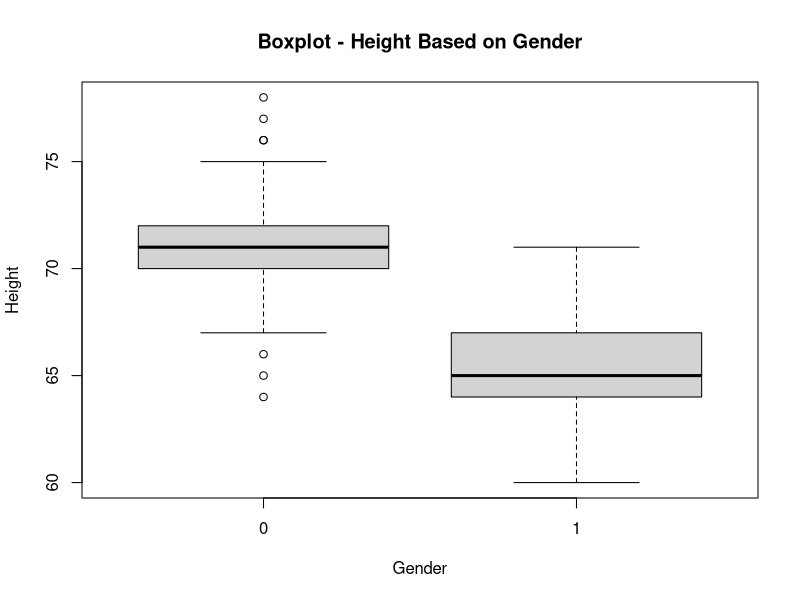
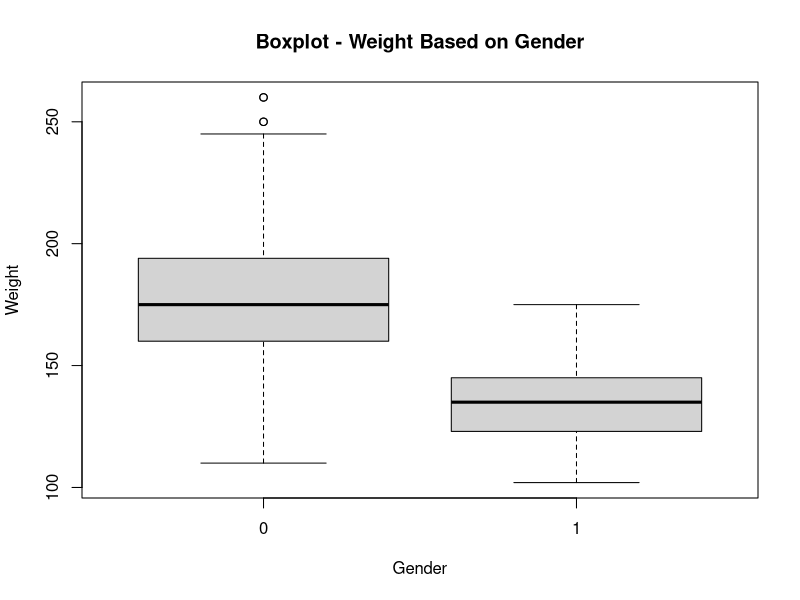
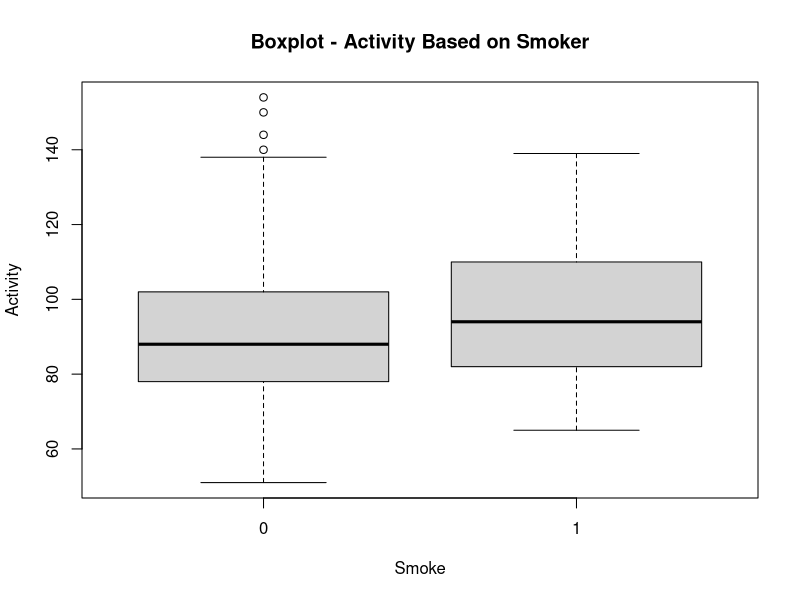
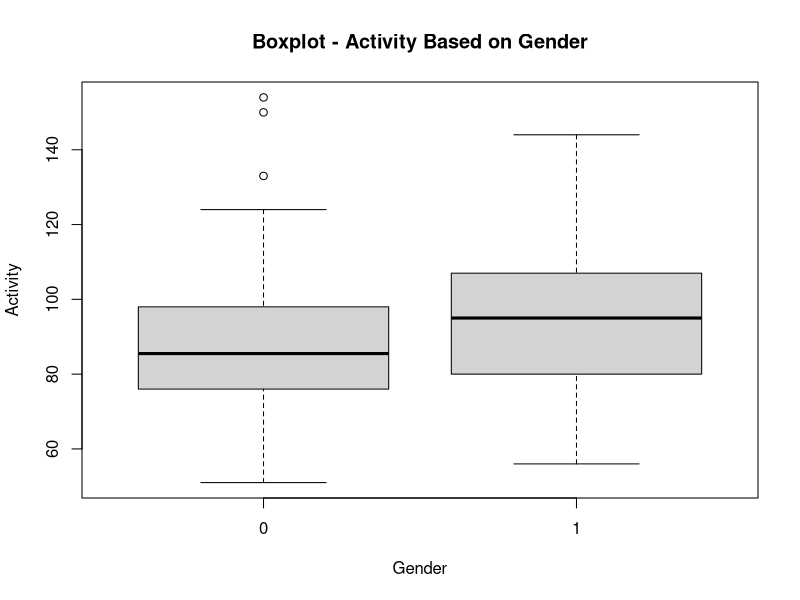
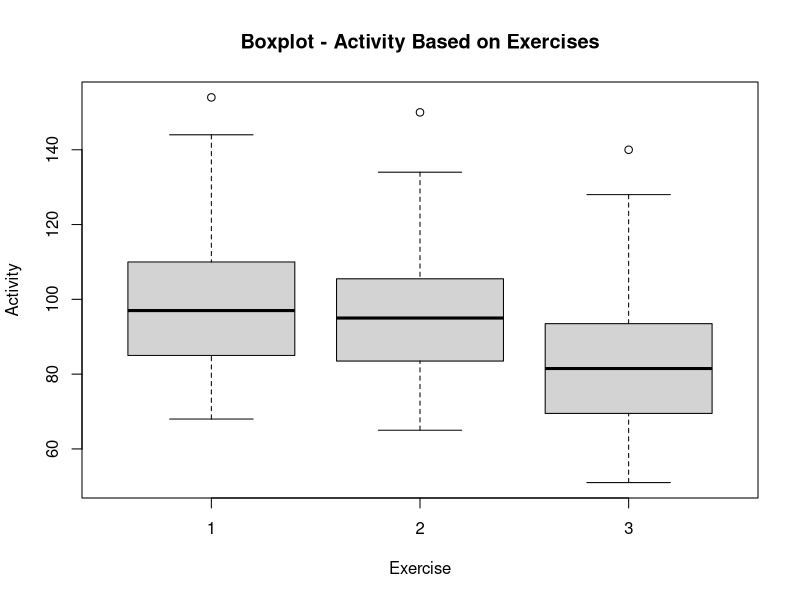
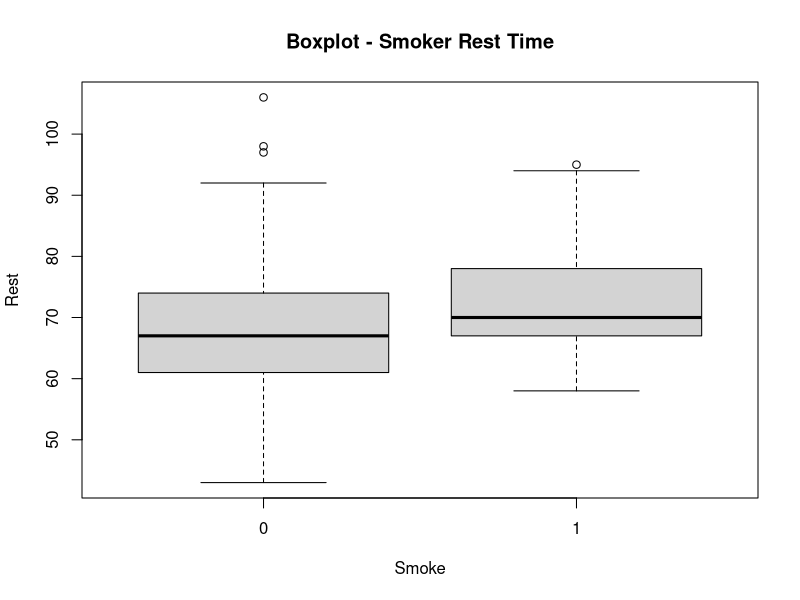
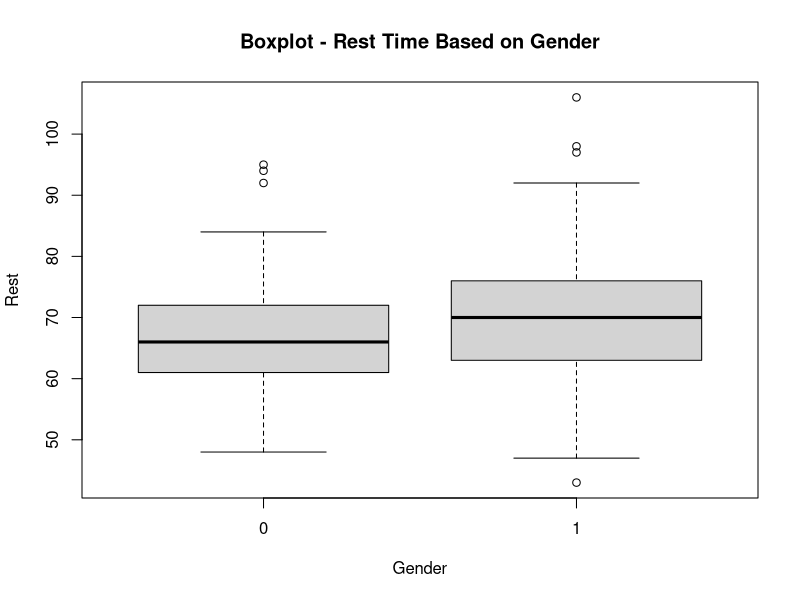
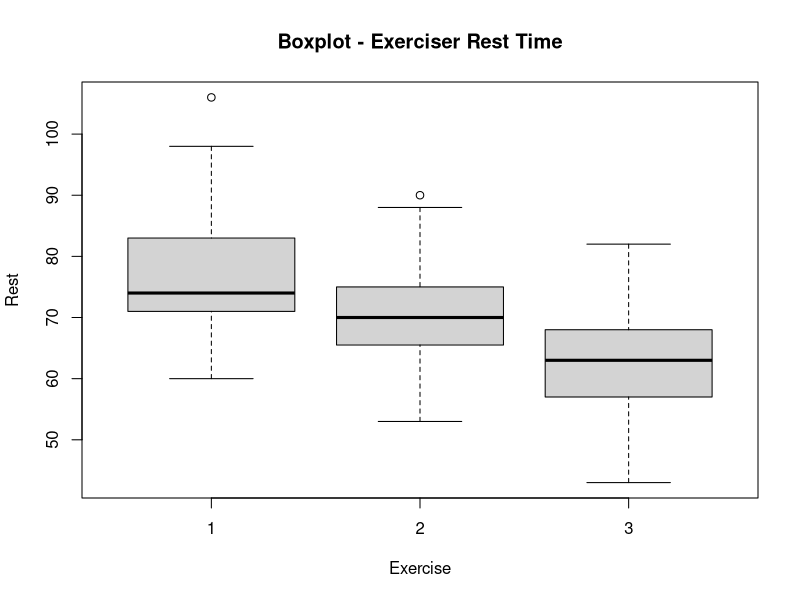

Recreate these plots in R, in order.
#3323600054_Mochammmad Ariel Sulton

#1. menggunakan data pulse.csv

data1 <- read.csv("pulse.csv")

active <- data1 [, 1]
rest <- data1 [, 2]
smoke <- data1 [, 3]
gender <- data1 [, 4]
exercise <- data1 [, 5]
hgt <- data1 [, 6]
wgt <- data1 [, 7]


#A. summary

#1a
summary(data1)

height <- by(hgt, data1$Gender, summary)
print(height)

weight <- by(wgt, data1$Gender, summary)
print(weight)

#2a
activeS <- by(active, smoke, summary)
activeG <- by(active, gender, summary)
activeE <- by(active, exercise, summary)
print(activeS)
print(activeG)
print(activeE)

restS <- by(rest, smoke, summary)
restG <- by(rest, gender, summary)
restE <- by(rest, exercise, summary)
print(restS)
print(restG)
print(restE)


#B. boxplot

boxplot(hgt ~ gender, xlab = "Gender", ylab = "Height", main = "Boxplot - Height Based on Gender")
boxplot(wgt ~ gender, xlab = "Gender", ylab = "Weight", main = "Boxplot - Weight Based on Gender")

boxplot(active ~ smoke, xlab = "Smoke", ylab = "Activity", main = "Boxplot - Activity Based on Smoker")
boxplot(active ~ gender, xlab = "Gender", ylab = "Activity", main = "Boxplot - Activity Based on Gender")
boxplot(active ~ exercise, xlab = "Exercise", ylab = "Activity", main = "Boxplot - Activity Based on Exercises")

boxplot(rest ~ smoke, xlab = "Smoke", ylab = "Rest", main = "Boxplot - Smoker Rest Time")
boxplot(rest ~ gender, xlab = "Gender", ylab = "Rest", main = "Boxplot - Rest Time Based on Gender")
boxplot(rest ~ exercise, xlab = "Exercise", ylab = "Rest", main = "Boxplot - Exerciser Rest Time")


#C. statistik mean, median, variansi, QR, dan koefisien variasi

#mean
mean_hgt <- by(hgt, gender, mean)
mean_wgt <- by(wgt, gender, mean)
print(mean_hgt)
print(mean_wgt)

mean_activeS <- by(active, smoke, mean)
mean_activeG <- by(active, gender, mean)
mean_activeE <- by(active, exercise, mean)
print(mean_activeS)
print(mean_activeG)
print(mean_activeE)

mean_restS <- by(rest, smoke, mean)
mean_restG <- by(rest, gender, mean)
mean_restE <- by(rest, exercise, mean)
print(mean_restS)
print(mean_restG)
print(mean_restE)

#median
med_hgt <- by(hgt, gender, median)
med_wgt <- by(wgt, gender, median)
print(med_hgt)
print(med_wgt)

med_activeS <- by(active, smoke, median)
med_activeG <- by(active, gender, median)
med_activeE <- by(active, exercise, median)
print(med_activeS)
print(med_activeG)
print(med_activeE)

med_restS <- by(rest, smoke, median)
med_restG <- by(rest, gender, median)
med_restE <- by(rest, exercise, median)
print(med_restS)
print(med_restG)
print(med_restE)

#variansi
var_hgt <- by(hgt, gender, var)
var_wgt <- by(wgt, gender, var)
print(var_hgt)
print(var_wgt)

var_activeS <- by(active, smoke, var)
var_activeG <- by(active, gender, var)
var_activeE <- by(active, exercise, var)
print(var_activeS)
print(var_activeG)
print(var_activeE)

var_restS <- by(rest, smoke, var)
var_restG <- by(rest, gender, var)
var_restE <- by(rest, exercise, var)
print(var_restS)
print(var_restG)
print(var_restE)

#QR
Q1_hgt <- by(hgt, gender, function(x) quantile(x, 0.25))
Q3_hgt <- by(hgt, gender, function(x) quantile(x, 0.75))
QR_hgt <- Q3_hgt - Q1_hgt
print(QR_hgt)

Q1_wgt <- by(wgt, gender, function(x) quantile(x, 0.25))
Q3_wgt <- by(wgt, gender, function(x) quantile(x, 0.75))
QR_wgt <- Q3_wgt - Q1_wgt
print(QR_wgt)

Q1_activeS <- by(active, smoke, function(x) quantile(x, 0.25))
Q3_activeS <- by(active, smoke, function(x) quantile(x, 0.75))
QR_activeS <- Q3_activeS - Q1_activeS
print(QR_activeS)

Q1_activeG <- by(active, gender, function(x) quantile(x, 0.25))
Q3_activeG <- by(active, gender, function(x) quantile(x, 0.75))
QR_activeG <- Q3_activeG - Q1_activeG
print(QR_activeG)

Q1_activeE <- by(active, exercise, function(x) quantile(x, 0.25))
Q3_activeE <- by(active, exercise, function(x) quantile(x, 0.75))
QR_activeE <- Q3_activeE - Q1_activeE
print(QR_activeE)

Q1_restS <- by(rest, smoke, function(x) quantile(x, 0.25))
Q3_restS <- by(rest, smoke, function(x) quantile(x, 0.75))
QR_restS <- Q3_restS - Q1_restS
print(QR_restS)

Q1_restG <- by(rest, gender, function(x) quantile(x, 0.25))
Q3_restG <- by(rest, gender, function(x) quantile(x, 0.75))
QR_restG <- Q3_restG - Q1_restG
print(QR_restG)

Q1_restE <- by(rest, exercise, function(x) quantile(x, 0.25))
Q3_restE <- by(rest, exercise, function(x) quantile(x, 0.75))
QR_restE <- Q3_restE - Q1_restE
print(QR_restE)

#koefinsi variasi

#kv <- function(x) {
#  cv <- sd(x) / mean(x) * 100
#  return(cv)
#}

cv_hgt <- by(hgt, gender, function(x) {sd(x) / mean(x) * 100})
cv_wgt <- by(wgt, gender, function(x) {sd(x) / mean(x) * 100})
print(cv_hgt)
print(cv_wgt)

cv_activeS <- by(active, gender, function(x) {sd(x) / mean(x) * 100})
cv_activeG <- by(active, gender, function(x) {sd(x) / mean(x) * 100})
cv_activeE <- by(active, gender, function(x) {sd(x) / mean(x) * 100})
print(cv_activeS)
print(cv_activeG)
print(cv_activeE)

cv_restS <- by(rest, gender, function(x) {sd(x) / mean(x) * 100})
cv_restG <- by(rest, gender, function(x) {sd(x) / mean(x) * 100})
cv_restE <- by(rest, gender, function(x) {sd(x) / mean(x) * 100})
print(cv_restS)
print(cv_restG)
print(cv_restE)


#D. histogram

#res <- as.numeric(hgt)

hist(active[smoke == "1"], xlab = "Activity", col = "blue", border = "white", main = "Histogram - Smoker Activity")
hist(active[smoke == "0"], xlab = "Activity", col = "red", border = "white", main = "Histogram - Non-smoker Activity")
hist(active[gender == "1"], xlab = "Activity", col = "cyan", border = "black", main = "Histogram - Male Activity")
hist(active[gender == "0"], xlab = "Activity", col = "pink", border = "black", main = "Histogram - Female Activity")
hist(active[exercise == "1"], xlab = "Activity", col = "white", border = "black", main = "Histogram - Exerciser lvl 1 Activity")
hist(active[exercise == "2"], xlab = "Activity", col = "grey", border = "black", main = "Histogram - Exerciser lvl 2 Activity")
hist(active[exercise == "3"], xlab = "Activity", col = "black", border = "white", main = "Histogram - Exerciser lvl 3 Activity")

hist(rest[smoke == "1"], xlab = "Rest Time", col = "blue", border = "white", main = "Histogram - Smoker Rest Time")
hist(rest[smoke == "0"], xlab = "Rest Time", col = "red", border = "white", main = "Histogram - Non-smoker Rest Time")
hist(rest[gender == "1"], xlab = "Rest Time", col = "cyan", border = "black", main = "Histogram - Male Rest Time")
hist(rest[gender == "0"], xlab = "Rest Time", col = "pink", border = "black", main = "Histogram - Female Rest Time")
hist(rest[exercise == "1"], xlab = "Rest Time", col = "white", border = "black", main = "Histogram - Exerciser lvl 1 Rest Time")
hist(rest[exercise == "2"], xlab = "Rest Time", col = "grey", border = "black", main = "Histogram - Exerciser lvl 2 Rest Time")
hist(rest[exercise == "3"], xlab = "Rest Time", col = "black", border = "white", main = "Histogram - Exerciser lvl 3 Rest Time")

hist(hgt[smoke == "1"], xlab = "Height", col = "blue", border = "white", main = "Histogram - Smoker Heights")
hist(hgt[smoke == "0"], xlab = "Height", col = "red", border = "white", main = "Histogram - Non-smoker Heights")
hist(hgt[gender == "1"], xlab = "Height", col = "cyan", border = "black", main = "Histogram - Male Heights")
hist(hgt[gender == "0"], xlab = "Height", col = "pink", border = "black", main = "Histogram - Female Heights")
hist(hgt[exercise == "1"], xlab = "Height", col = "white", border = "black", main = "Histogram - Exerciser lvl 1 Heights")
hist(hgt[exercise == "2"], xlab = "Height", col = "grey", border = "black", main = "Histogram - Exerciser lvl 2 Heights")
hist(hgt[exercise == "3"], xlab = "Height", col = "black", border = "white", main = "Histogram - Exerciser lvl 3 Heights")

hist(wgt[smoke == "1"], xlab = "Weight", col = "blue", border = "white", main = "Histogram - Smoker Weights")
hist(wgt[smoke == "0"], xlab = "Weight", col = "red", border = "white", main = "Histogram - Non-smoker Weights")
hist(wgt[gender == "1"], xlab = "Weight", col = "cyan", border = "black", main = "Histogram - Male Weights")
hist(wgt[gender == "0"], xlab = "Weight", col = "pink", border = "black", main = "Histogram - Female Weights")
hist(wgt[exercise == "1"], xlab = "Weight", col = "white", border = "black", main = "Histogram - Exerciser lvl 1 Weights")
hist(wgt[exercise == "2"], xlab = "Weight", col = "grey", border = "black", main = "Histogram - Exerciser lvl 2 Weights")
hist(wgt[exercise == "3"], xlab = "Weight", col = "black", border = "white", main = "Histogram - Exerciser lvl 3 Weights")



#5. menggunakan data bears2.csv

data2 <- read.csv("bears.csv")

age <- data2 [, 1]
month <- data2 [, 2]
sex <- data2 [, 3]
headlen <- data2 [, 4]
headwth <- data2 [, 5]
neck <- data2 [, 6]
length <- data2 [, 7]
chest <- data2 [, 8]
weight <- data2 [, 9]


#A. summary variabel Head.L, Head.W, Neck.G, Chest.G, dan Weight.

summary(data2)

Head.L <- summary(headlen)
print(Head.L)

Head.W <- summary(headwth)
print(Head.W)

Neck.G <- summary(neck)
print(Neck.G)

Chest.G <- summary(chest)
print(Chest.G)

Weights <- summary(weight)
print(Weights)


#B. matrix plot variabel Head.L, Head.W, Neck.G, Chest.G, dan Weight.

plot(x = headlen, xlim = c(0,55), ylim = c(8,18), main = "Matrix Plot - Head.L Variable")
plot(x = headwth, xlim = c(0,55), ylim = c(4,10), main = "Matrix Plot - Head.W Variable")
plot(x = neck, xlim = c(0,55), ylim = c(10,32), main = "Matrix Plot - Neck.G Variable")
plot(x = chest, xlim = c(0,55),  ylim = c(19,55), main = "Matrix Plot - Chest.G Variable")
plot(x = weight, xlim = c(0,55), ylim = c(26,534), main = "Matrix Plot - Weight Variable")
